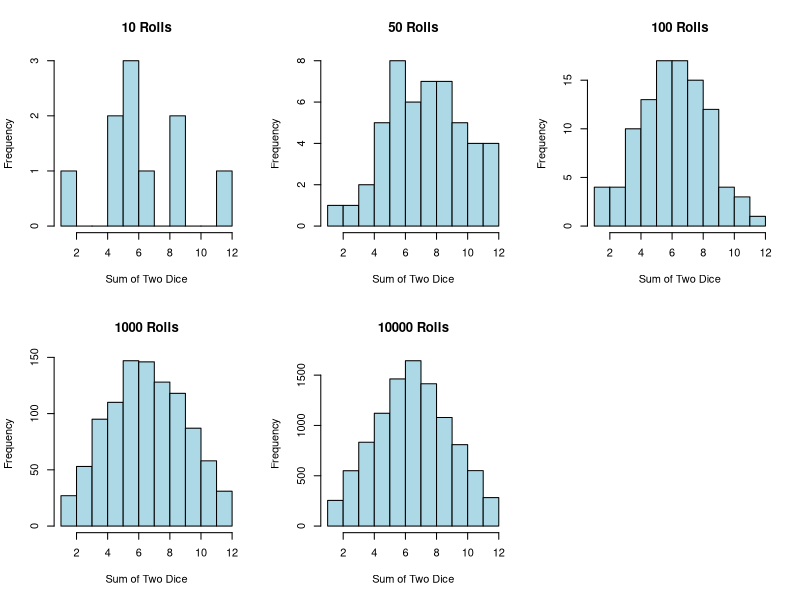

Recreate this plot in R.
###################################
###################################
########                   ########
########   Data Science 1  ########
########       Lab 1       ######## 
########   15 Oct. 2024    ########
########                   ########
###################################
###################################


## Welcome to this first lab. Here we  will learn the basics of R, an open-source programming language and software environment.
#TAHA


# On the right is the console. You can input code directly into the console line by line - you do not need to run an entire file. Try running a simple calculation in the console, like 5+9. Type it in and press enter. 
5+9
# You can also write code in this, the code editor, and run it from here. Try highlighting the following line and pressing 'Ctrl + Enter' ('Cmd + Enter' on MacOS):
12 * 4 - 6


# Text beginning with a # sign is read as 'comment' and will not be evaluated by the console.
## Numbers (like 1.1, 2.3, etc) signify that I would like you to write a line a code in the code file and run it in the console

########################
####    Functions   ####
########################

# FUNCTIONS are commands that take in inputs and produce outputs. They mostly take in the inputs in brackets, like this:
sqrt(25)
exp(3)

# Often, functions take multiple inputs with different functions. Note how:
rep(3,4)
# produces a different output from
rep(4,3)
# If you can't remember in which order you have to input the arguments of a function, or if you just want to learn what a function does, you can type in ? followed by the function name in the console:
?rep

# Each argument has a name. By explicitly referring to these names when calling the function, we can avoid  any problems with order. For example:
rep(x=3, times=4)
rep(times=4, x=3)

# produce the same result, because we inputed the arguments by name using the 'argname = x' construction. When we don't use this construction, the function defaults each input to an argument according to a predefined order.

# OPERATORS are special functions that take only 2 arguments, and do not use brackets. Instead, you must input the two arguments on either side of the operator. Examples of operators include +, -,*,/, ^, %%, %/%, :, and there are many more which we will learn about soon.

########################
####     Objects    ####
########################

# Functions are one example of OBJECTS, which are stored within the main (global) ENVIRONMENT of the console. We can create new objects by using the 'assign' operator:

x <- 4

# You can now see in the 'Environment' tab below that the object 'x'  is stored with the value 4.

x*5

##############################################################
###    ADVANCED NOTE: the = operator can also be used      ###
###    to assign values to objects, like in Python.        ###
###    However, we conventionally use the = operator       ###
###    only for arguments in a function. The main          ###
###    difference is that '<-' always assigns within       ###
###    the global environment, while '=' assigns in        ###
###    the local environment.                              ###
##############################################################

# Objects can have different classes. For example:
class(x)

# We can also store text into an object, by surrounding it with quote marks:

"Hello" -> y
y
class (y)

# y is now a 'character' object (R does not use the term 'string')

# If we forget to use quote marks R will search for a stored object with that name and return an error if it doesn't find it:

"Salaam" -> y
class(y)

# One final very important class of object is the 'logical' class, a.k.a. Boolean. 

# One final very important class of object is the 'logical' class, a.k.a. Boolean. 
# Boolean objects can take one of two values

TRUE

# and

FALSE

# Booleans can be combined according to the laws of logic using the and operator &, and the or operator |

TRUE & TRUE
TRUE & FALSE
FALSE & FALSE

TRUE | TRUE
TRUE | FALSE
FALSE | FALSE

# There is also an exclusive or function, xor(), but it isn't used much.



####################################
####     Vectors and indices    ####
####################################

# YOu will have noticed that the console has always returned a [1] in front of it's output so far. This is because R has considered all these objects to be 'vectors' (in Python, this is the same thing as an array). Vectors are objects that can contain multiple elements. For example:

z <- 50:80
z[2]

# The numbers in square brackets tell you the INDEX of the element to their right. The index is simply the position number of that element. You will notice that, unlike in Python, the first element of an object in R has the index number 1 and not 0. This is one of the most important syntactical differences between Python and R (if you think this is not a very important difference, you are correct. The two languages are very similar in syntax.)

# Vectors can be created from singular elements using the function c(), which stands for combine or concatenate.

my.vector <- c('this','is','a','vector')
my.vector
length(my.vector)
class(my.vector)
#Character Class


###oops.vector <- c('a', 'b', 'c')
###class(oops.vector)
### This is a Character Class as well


# You can use square brackets to isolate elements in a vector by putting their index between the brackets:
my.vector[1]
my.vector[4]
my.vector[2:4]
my.vector[c(1,4)]
my.vector[4] <- 'test'
my.vector[4]
my.vector[length(my.vector) + 1] <- 'example'
my.vector

thy.vector <- c(1,3,2,4)
class(thy.vector)
#Numeric Class (int)

psy.vector <- c(TRUE, FALSE)
class(psy.vector)
#Logical Class (Boolean)


a <- 1

class(a)
class(a) <- 1
nameOfClass(a)
### 1.1
# You can assign values to specific elements. Try writing a line of code below that changes the 4th element of my.vector to the word 'test'
##Done

### 1.2
# You can even assign values to elements of a vector that don't exist yet, thus creating them. Try assigning the word 'example' to the (as yet non-existent) 5th element of my.vector.
##Done

# Instead of indices, you can select elements of a vector using a logical vector of the same length, e.g.

my.vector[c(TRUE,TRUE,FALSE,FALSE,FALSE)]
my.vector[1]

####################################
####     Logical operators      ####
####################################

# LOGICAL OPERATORS are operators that return logical vectors of the same length as the left argument. Examples include '==', the equality operator (not to be confused with the single = which is an assignment operator), >, <, >=, <=, and != (the 'different from' operator).

# For example:
my.vector == 'is'
1:10 >= 5
1:10 %% 2 == 0    ## %% is the remainder operator, it returns the remainder when you divide the left argument by the right argument.

### 2.1
digits <- 0:10
# Using the least amount of code possible, write a line of code that returns only the odd values of the digits object.
digitsOdd <- digits[digits %% 2 == 1]
# Another important logical operator is the %in% operator. It tells you if the elements on the left are found in the elements on the right. E.G.
group1 <- c('Arthur', 'Fatima', 'Suleiman', 'Marco')
group2 <- c('Marco','Maria', 'Victor','Fatima', 'Antonio')
group1 %in% group2

## 2.2 
# intersect is a function which returns the elements that all of its arguments have in common. For example:
intersect(group1,group2)
# Write a line of code that replicates this output using only group1, group2, square brackets, and logical operators.
group1[group1 %in% group2]

####################################
####     Writing functions      ####
####################################

# Functions can be written and stored as objects. e.g:
f1 <- function(x) x*2 + 1
f1
# This function has only 1 argument, x. Try out this new function:
f1(3)
f1(7)
ex.vector <- c(2,7,4,24,13,8,12)
f1(ex.vector)

# You can write several lines of code in a function by enclosing all of the in curly brackets {}. The function 'return' can then specify what the output can be. For example:

f2 <- function(x,y){
  z = x %% y
  return(z == 0)
}

f2(8,9)
## Ret. FALSE
f2(14,7)
## Ret. TRUE

### 3.1 What is the purpose of function f2? Write in comments below.
if(FALSE){
  #ANSWER: f2 returns the Logical aswer for the condition: x %% y == 0. If the remainder of x by y is 0, it return True; if not, it returns false.
}
  
### 3.2
# Based on the definition of the mean from today's lecture, write a function that calculates the mean of all of the elements of a vector. assign it to the object my.mean. You will find the functions 'sum' and 'length' useful here.
my.mean <- function(a){
  return(sum(a)/length(a))
}

##Another concise way of writing that function in one line would be:
## my.mean <- function(x) sum(x)/length(x)

my.mean(1:5)
#Ret. 3
# compare your function to the native function in R. Does it produce the same results?

my.mean(ex.vector)
mean(ex.vector)

mean(1.74, 1.8, 1.78, 1.89, 1.75, 1.)

#ANSWER: same results

####################################
####      Randomness in R       ####
####################################

# There are several ways to generate randomness in R. The simplest function is 
?sample

#which randomly draws WITHOUT replacement from a specified vector. For example, to choose a number at random between 1 and 10:
sample(1:10, 1)
# You can run this several times and notice that you get a different answer each time. You can also sample several times at once
sample(1:10, 3)
# However, by default, sample won't let the same number repeat when you do this. This is called sampling without replacement, 
# because it is as if, each time you pick out a number, it is now gone from the pool of possible numbers and has not been replaced.
# If you want to sample randomly between 1 and 10 20 times, each time choosing between all 10 numbers, you have to write:
sample(1:10, 20, replace = TRUE)

### 4.1
# Write a function that simulates the roll of 2 6-sided dice, where the argument x is the number of times you roll the 2 die,
# and the output is a vector of length x, where each element corresponds to the sum of the two sides of the dice.
# HINT: one way to do this is to start by writing a function for a single 6-sided die, then create a new function 
# that repeats the first function twice and adds up the result.

rollDice <- function() {
  return(sample(1:6, 1))
}

roll2DiceX <- function(x) {
  rolls <- numeric(x) 
  for (i in 1:x) {
    rolls[i] <- rollDice() + rollDice()
  }
  return(rolls)
}

roll2DiceX(10)


### 4.2
# Using the function hist, create histograms of the results of double dice rolls when you roll them 10 times, 
#then 50, then 100, then 1000, then 10000. Use breaks=1:12 as an argument within the hist function. 
# What do you notice? Write it in comments below your code.
# Plot histograms for different sample sizes
par(mfrow=c(2,3))  # Set up the plotting area to show multiple histograms
hist(roll2DiceX(10), breaks=1:12, main="10 Rolls", xlab="Sum of Two Dice", col="lightblue")
hist(roll2DiceX(50), breaks=1:12, main="50 Rolls", xlab="Sum of Two Dice", col="lightblue")
hist(roll2DiceX(100), breaks=1:12, main="100 Rolls", xlab="Sum of Two Dice", col="lightblue")
hist(roll2DiceX(1000), breaks=1:12, main="1000 Rolls", xlab="Sum of Two Dice", col="lightblue")
hist(roll2DiceX(10000), breaks=1:12, main="10000 Rolls", xlab="Sum of Two Dice", col="lightblue")

# Reset plotting area
par(mfrow=c(1,1))



# Another way to generate randomness is to sample from a pdf, which is a continuous distribution. 
# The simplest pdf is the uniform function. The uniform function is a flat line bounded between 2 numbers. 
# Because it is flat, the probability of drawing a sample from any interval of given width between the two bounds 
# is the same as from any other interval of given width.

# The function runif(n, min,max) samples n times from a uniform function bounded between the values of min and max.
# For example, try
runif(5,0,1)

### 4.3
# Using runif, write a function that returns TRUE 22% of the time and FALSE 78% of the time
true_false_22_78 <- function() {
  return(runif(1) <= 0.22)
}

true_false_22_78()
results <- replicate(1000, true_false_22_78())
mean(results)

### 4.4
# Based on today's lecture about pdfs, what is the probability density for a uniform pdf bounded between 
# 0 and 1 associated with all values of x between 0 and 1? Explain why.
##ANSWER: pdf of the uniform distribution is 1/(b-a). with b being 1 and a being 0.
## => pdf(unif) = 1/(1-0) = 1
### 4.5
# Similarly, what is the probability density for a uniform pdf bounded between 5 and 6 associated with all values of x between 5 and 6?
##ANSWER: pdf = 1/(b-a) = 1/(6 - 5) = 1
### 4.6
# What is the probability density for a uniform pdf bounded between 0 and 0.5 associated with all values of x between 0 and 0.5?
##ANSWER: To first compute the pdf, we have to compute 1/(b-a) = 1/(.5 - 0) = 2.
### 4.7
# What is the probability density for a uniform pdf bounded between 0 and 2 associated with all values of x between 0 and 2?

##ANSWER:
## 1/(b-a) = 1/(2-0) = .5
## pdf:
  ## p({0, 2}) = 0.5; p(x > 2 | x < 0) = 0.5 
##
### 4.8
# run the following code:
dunif(0.5,0,1)
dunif(2,0,1)
dunif(0.2,0,0.5)
dunif(1.3,0,2)

# Based on the results of this code and your answers above, what can you conclude about the purpose of the dunif function?

if(FALSE){

##Here's The console output for the four calls above:
#[1] 1
#[1] 0
#[1] 2
#[1] 0.5

#From the following outputs, here is what I can deduce about the behaviour of the dunif function:
 # => The first arg. is the x in p(x).
  #=> We're checking if the x falls between the 2nd and 3rd Arg.
  #=> If it does fall within the range; then the probability of it occuring is the output.
  #=> Else, 0.
#

}
